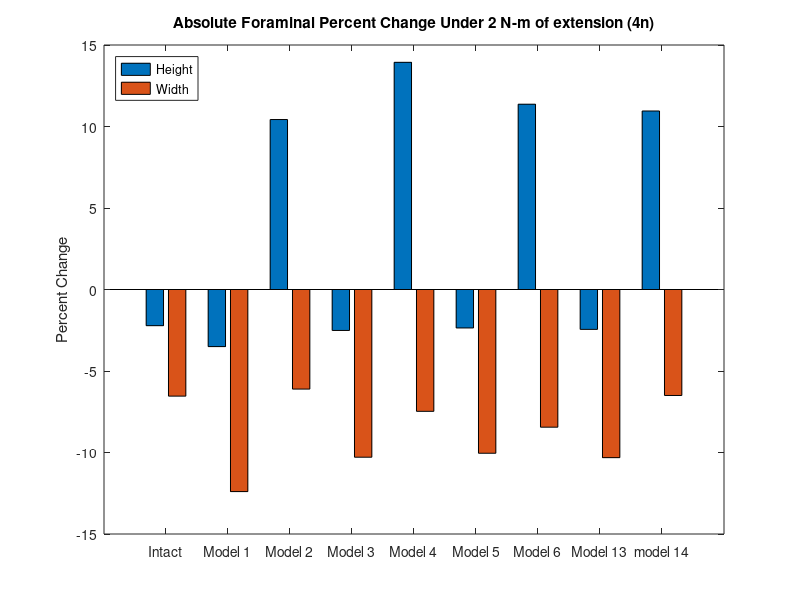
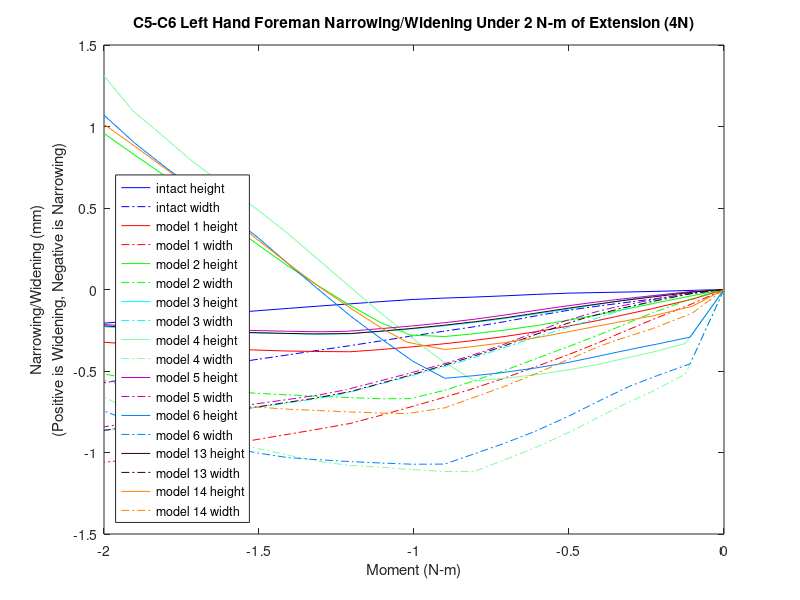

The MATLAB script that drew these images, in order:
%% foreman height and witdth narrowing/widening 
% for all models for the c5-c6 left hand side foreman under lateral bending (4n)
% 36572,16215,31500,37435
k=21;
zero1=[0 0 0 0 0 0 0 0 0 0 0 0 0 0 0 0 0 0 0 0 0];

mag15y=zero1;
mag15x=zero1;
width15=zero1;
height15=zero1;

mag14y=zero1;
mag14x=zero1;
width14=zero1;
height14=zero1;

mag13y=zero1;
mag13x=zero1;
width13=zero1;
height13=zero1;

mag6y=zero1;
mag6x=zero1;
width6=zero1;
height6=zero1;

mag5y=zero1;
mag5x=zero1;
width5=zero1;
height5=zero1;

mag4y=zero1;
mag4x=zero1;
width4=zero1;
height4=zero1;

mag3y=zero1;
mag3x=zero1;
width3=zero1;
height3=zero1;


mag2y=zero1;
mag2x=zero1;
width2=zero1;
height2=zero1;

mag1y=zero1;
mag1x=zero1;
width1=zero1;
height1=zero1;
% 36572,16215,31500,37435
%% model15_intact_TLC_4N
t15=[2 2.05 2.1 2.15 2.2 2.25 2.30198 2.35365 2.40358 2.45421 2.50322 2.55384 2.60384 2.65565 2.70225 2.75206 2.80139 2.85108 2.90339 2.95085 3];

% 36572
aa1=12.3763+[0.111599 0.15986 0.185914 0.19747 0.203712 0.208993 0.219441 0.226989 0.239929 0.254874 0.267599 0.285957 0.315241 0.362759 0.398444 0.422816 0.439706 0.433623 0.405571 0.37714 0.347518 ];
aa2=446.738+[0.535552 0.410717 0.481027 0.721713 1.10293 1.59482 2.17872 2.80354 3.4449 4.12468 4.80289 5.51652 6.2308 6.96945 7.60214 8.22469 8.76485 9.21839 9.62732 9.95028 10.2624];
aa3=-714.659+[-0.774879 -0.81375 -0.841349 -0.876855 -0.924389 -0.985651 -1.07411 -1.1865 -1.31419 -1.46092 -1.62295 -1.81077 -2.02646 -2.28365 -2.53663 -2.80619 -3.05804 -3.27295 -3.4694 -3.62901 -3.78536];

% 16215
ab1=12.1679+[0.223784 0.297612 0.33563 0.353914 0.364779 0.373267 0.385443 0.392765 0.401242 0.409498 0.414837 0.420238 0.438448 0.481427 0.519423 0.543786 0.556761 0.538684 0.495527 0.455641 0.414508];
ab2=446.385+[0.866838 0.779566 0.963096 1.36508 1.94721 2.67553 3.53781 4.45537 5.38331 6.34957 7.30325 8.301 9.29239 10.3101 11.1858 12.0527 12.8183 13.4782 14.0802 14.563 15.0321];
ab3=-705.203+[-0.935817 -0.979634 -1.01334 -1.05688 -1.11635 -1.19715 -1.31923 -1.4773 -1.65805 -1.86615 -2.09817 -2.37217 -2.68291 -3.04579 -3.4006 -3.78151 -4.1455 -4.47404 -4.78362 -5.04127 -5.29859];

% 31500
ac1=9.70641+[0.238644 0.312293 0.351151 0.3718 0.386401 0.399211 0.415569 0.427009 0.439076 0.45029 0.458596 0.467511 0.48913 0.537036 0.579538 0.60843 0.625105 0.609681 0.56933 0.531818 0.493211];
ac2=444.062+[0.758958 0.660705 0.821312 1.19131 1.73456 2.41964 3.23487 4.10592 4.991 5.91703 6.834 7.79609 8.75453 9.73906 10.5871 11.4283 12.1727 12.816 13.4035 13.8753 14.3342];
ac3=-707.068+[-0.814455 -0.842915 -0.845387 -0.845483 -0.850914 -0.868432 -0.916257 -0.995476 -1.0976 -1.22532 -1.37856 -1.57065 -1.799 -2.07399 -2.34849 -2.64758 -2.93583 -3.19695 -3.44336 -3.64817 -3.85251];

% 37435
ad1=16.2708+[0.132811 0.189102 0.218792 0.231559 0.23747 0.241395 0.250212 0.255427 0.265072 0.275921 0.284249 0.296965 0.321636 0.365935 0.400606 0.423062 0.437238 0.426881 0.394174 0.36175 0.328176];
ad2=449.059+[0.698641 0.570398 0.666189 0.956544 1.40726 1.98302 2.66268 3.38716 4.12712 4.90684 5.68088 6.49119 7.29954 8.13579 8.85333 9.55981 10.1746 10.6909 11.1564 11.5244 11.8802];
ad3=-710.186+[-0.884108 -0.928776 -0.974867 -1.04114 -1.13095 -1.2443 -1.39496 -1.57486 -1.77196 -1.99217 -2.228 -2.49306 -2.7889 -3.13542 -3.4721 -3.82739 -4.15791 -4.43973 -4.69764 -4.90743 -5.11363 ];

ya1=aa1-ab1;
ya2=aa2-ab2;
ya3=aa3-ab3;
xa1=ad1-ac1;
xa2=ad2-ac2;
xa3=ad3-ac3;
x15=[xa1',xa2',xa3']
y15=[ya1',ya2',ya3']

for n=1:k
    mag15x(n)=sqrt(x15(n,1)^2+x15(n,2)^2+x15(n,3)^2);
end
for n=1:k
    mag15y(n)=sqrt(y15(n,1)^2+y15(n,2)^2+y15(n,3)^2);
end
for n=1:k
    width15(n)=mag15x(1,1)-mag15x(1,n);
end
for n=1:k
    height15(n)=mag15y(1,1)-mag15y(1,n);
end

%% model1_slideslide_tether/S2_4N
t1=[2 2.05126 2.11533 2.17471 2.20404 2.25121 2.30289 2.35286 2.41117 2.46025 2.51267 2.5564 2.60334 2.66048 2.70822 2.759 2.80923 2.85061 2.90524 2.95003 3];
% 36572
ae1=12.3763+[-0.296363 -0.276183 -0.229378 -0.189016 -0.170696 -0.137518 -0.0986089 -0.0668285 -0.0363818 -0.0139101 0.00658062 0.0208926 0.0338118 0.0489831 0.0580263 0.062585 0.0600333 0.0538842 0.0392102 0.0248864 0.00855437];
ae2=446.738+[0.797079 0.612431 0.405458 0.264586 0.212382 0.167102 0.168774 0.216718 0.32723 0.4574 0.626133 0.792062 0.99284 1.26532 1.5158 1.80932 2.12994 2.41229 2.80359 3.1418 3.54005];
ae3=-714.659+[-0.615151 -0.807318 -0.858539 -0.877244 -0.882193 -0.891506 -0.90078 -0.907893 -0.919679 -0.931498 -0.944772 -0.957066 -0.972352 -0.997652 -1.01688 -1.03892 -1.06513 -1.09036 -1.13574 -1.18169 -1.24257];

% 16215
af1=12.1679+[-0.324978 -0.27913 -0.21845 -0.16062 -0.130043 -0.0812277 -0.033039 0.00577611 0.0422631 0.0666357 0.0877668 0.101153 0.110757 0.112991 0.108251 0.0979573 0.0817144 0.062251 0.0283681 -0.00538582 -0.0466784];
af2=446.385+[1.47688 1.38358 1.35726 1.40214 1.44614 1.55366 1.7289 1.9578 2.28527 2.60155 2.97478 3.31904 3.71661 4.22768 4.68279 5.19878 5.74146 6.21028 6.85051 7.39346 8.0157];
af3=-705.203+[-0.848839 -1.10366 -1.22258 -1.30421 -1.34212 -1.40215 -1.46701 -1.53007 -1.60738 -1.67587 -1.75305 -1.82296 -1.90368 -1.99723 -2.07931 -2.17305 -2.27609 -2.37065 -2.51486 -2.64726 -2.80659];

% 31500
ag1=9.70641+[-0.300144 -0.255196 -0.194225 -0.135075 -0.103801 -0.054013 -0.0042166 0.0369545 0.0763655 0.1032 0.126905 0.142457 0.154325 0.159251 0.156815 0.149074 0.135146 0.117459 0.0857011 0.0536317 0.0140439];
ag2=444.066+[1.35021 1.24445 1.19261 1.21139 1.24186 1.32763 1.47854 1.68208 1.97893 2.26912 2.61432 2.93472 3.30652 3.78526 4.21379 4.70213 5.21861 5.66667 6.28088 6.80364 7.40493];
ag3=-707.086+[-0.716544 -0.953132 -1.03636 -1.08151 -1.10008 -1.12807 -1.1565 -1.1811 -1.21007 -1.23549 -1.26423 -1.29103 -1.32295 -1.35185 -1.37766 -1.40956 -1.44973 -1.49107 -1.5634 -1.6355 -1.72693];

% 37435
ah1=16.2708+[-0.32538 -0.296659 -0.239229 -0.191023 -0.169499 -0.131308 -0.0883305 -0.0544395 -0.0222758 0.00137839 0.0224921 0.0366226 0.0489376 0.0632592 0.0705333 0.0722759 0.0662134 0.0566793 0.0371958 0.018579 -0.00288881];
ah2=449.059+[0.940437 0.728511 0.513521 0.375761 0.327794 0.293459 0.31078 0.380216 0.524228 0.68801 0.896838 1.09988 1.3434 1.6706 1.96858 2.31475 2.68942 3.01655 3.46671 3.85389 4.30854 ];
ah3=-710.186+[-0.667767 -0.853123 -0.909776 -0.937372 -0.947663 -0.967705 -0.989452 -1.01061 -1.0431 -1.07554 -1.11315 -1.14774 -1.18888 -1.24823 -1.29693 -1.35173 -1.41201 -1.46581 -1.54953 -1.62809 -1.7275];

xb1=ah1-ag1;
xb2=ah2-ag2;
xb3=ah3-ag3;
yb1=ae1-af1;
yb2=ae2-af2;
yb3=ae3-af3;
y1=[yb1',yb2',yb3'];
x1=[xb1',xb2',xb3'];

for n=1:k
    mag1x(n)=sqrt(x1(n,1)^2+x1(n,2)^2+x1(n,3)^2);
end
for n=1:k
    mag1y(n)=sqrt(y1(n,1)^2+y1(n,2)^2+y1(n,3)^2);
end
for n=1:k
    height1(n)=mag1y(1,1)-mag1y(1,n);
end
for n=1:k
    width1(n)=mag1x(1,1)-mag1x(1,n);
end
%% model2_SlideSlide_NoTether/S2_4N
t2=[2 2.05126 2.11533 2.17471 2.20447 2.25221 2.30059 2.35788 2.41099 2.45099 2.50605 2.55427 2.60174 2.65492 2.70335 2.75569 2.80363 2.85302 2.90564 2.95047 3 ];

% 36572
ai1=12.3763+[-0.24139 -0.220976 -0.179121 -0.143894 -0.126158 -0.0936448 -0.0596367 -0.0280245 -0.00382705 0.011068 0.0290848 0.0506473 0.0706134 0.0884622 0.0985794 0.103654 0.10493 0.0976655 0.0819633 0.0630372 0.037512];
ai2=446.738+[0.905469 0.759845 0.573669 0.441404 0.392741 0.350053 0.345895 0.399043 0.500324 0.602806 0.766362 0.897127 1.01438 1.14754 1.27088 1.40236 1.52894 1.66912 1.8521 2.0414 2.27122 ];
ai3=-714.659+[-0.763679 -0.884911 -0.915679 -0.925512 -0.929276 -0.937596 -0.943552 -0.950347 -0.959453 -0.967433 -0.985592 -1.00813 -1.0194 -1.02258 -1.01969 -1.01113 -1.00039 -0.986644 -0.973672 -0.968898 -0.970649 ];

% 16215
aj1=12.1679+[-0.242242 -0.198346 -0.142026 -0.0870473 -0.0584009 -0.013942 0.0256836 0.0644542 0.0919145 0.109745 0.129814 0.13693 0.13795 0.13253 0.1204 0.101083 0.0751609 0.0417704 -0.0042443 -0.0493771 -0.105759 ];
aj2=446.385+[1.74178 1.65451 1.62989 1.6741 1.71773 1.82742 1.98976 2.25484 2.55918 2.81802 3.19964 3.53374 3.87826 4.28942 4.68645 5.13806 5.5746 6.04705 6.58251 7.06646 7.62162];
aj3=-705.203+[-1.05161 -1.2135 -1.30408 -1.37571 -1.41154 -1.47105 -1.53084 -1.60235 -1.67239 -1.72661 -1.78475 -1.77918 -1.7476 -1.70548 -1.66711 -1.62549 -1.59411 -1.56954 -1.56588 -1.58014 -1.60971 ];

% 31500
ak1=9.70641+[-0.21745 -0.173502 -0.116084 -0.0594068 -0.0300033 0.0156675 0.0570509 0.0986222 0.128798 0.148679 0.171392 0.180845 0.184547 0.182115 0.172481 0.155691 0.131825 0.100291 0.0555373 0.0112944 -0.0444815];
ak2=444.066+[1.58819 1.49111 1.44332 1.46281 1.49341 1.58179 1.72154 1.95783 2.23445 2.47207 2.82201 3.12153 3.42937 3.79968 4.16064 4.57466 4.97912 5.42163 5.93025 6.39514 6.93305];
ak3=-707.086+[-0.881612 -1.02966 -1.08799 -1.12482 -1.14167 -1.16936 -1.19476 -1.22139 -1.24635 -1.2646 -1.26616 -1.19445 -1.08806 -0.95545 -0.829091 -0.68539 -0.555616 -0.426061 -0.311096 -0.23176 -0.157661];

% 37435
al1=16.2708+[-0.262384 -0.233691 -0.182316 -0.140341 -0.119465 -0.0824389 -0.0453519 -0.0119444 0.0133945 0.0288536 0.0472476 0.0696774 0.0902496 0.108107 0.117361 0.12074 0.119906 0.109493 0.089408 0.0660264 0.0352415];
al2=449.059+[1.06927 0.907029 0.71583 0.587011 0.54294 0.510863 0.520608 0.598172 0.729807 0.858832 1.06095 1.22198 1.36749 1.53247 1.68405 1.84483 1.99852 2.167 2.38416 2.6057 2.87177];
al3=-710.186+[-0.835382 -0.955077 -0.991787 -1.0098 -1.0191 -1.03763 -1.0543 -1.07671 -1.10445 -1.12857 -1.17016 -1.212 -1.24137 -1.26461 -1.27899 -1.28785 -1.29301 -1.29526 -1.30167 -1.31541 -1.33822 ];

xc1=al1-ak1;
xc2=al2-ak2;
xc3=al3-ak3;
yd1=ai1-aj1;
yd2=ai2-aj2;
yd3=ai3-aj3;
y2=[yd1',yd2',yd3'];
x2=[xc1',xc2',xc3'];

for n=1:k
    mag2x(n)=sqrt(x2(n,1)^2+x2(n,2)^2+x2(n,3)^2);
end
for n=1:k
    mag2y(n)=sqrt(y2(n,1)^2+y2(n,2)^2+y2(n,3)^2);
end
for n=1:k
    height2(n)=mag2y(1,1)-mag2y(1,n);
end
for n=1:k
    width2(n)=mag2x(1,1)-mag2x(1,n);
end

%% model3_APSlide_Tether/S2_4N
t3=[2 2.05126 2.11533 2.16533 2.20361 2.25215 2.30482 2.35211 2.4011 2.4565 2.50468 2.55973 2.60432 2.65144 2.70196 2.75595 2.80367 2.85248 2.91084 2.96199 3 ];
% 36572
am1=12.3763+[-0.0625365 -0.052131 -0.0313368 -0.0140513 -0.00112796 0.0162404 0.0359868 0.0510703 0.0623745 0.073509 0.0824743 0.0907061 0.0960326 0.103147 0.113684 0.12361 0.12979 0.132777 0.130958 0.125257 0.118364];
am2=446.738+[0.664822 0.600097 0.468152 0.358047 0.274865 0.18356 0.114396 0.0795032 0.0707684 0.0953681 0.141984 0.22051 0.305278 0.411185 0.542105 0.70161 0.857011 1.02999 1.25558 1.46832 1.63579 ];
am3=-714.659+[-1.00175 -1.01322 -1.00779 -0.99966 -0.991779 -0.983431 -0.976509 -0.968065 -0.959677 -0.952704 -0.948169 -0.94375 -0.941123 -0.942975 -0.946113 -0.948124 -0.949749 -0.952485 -0.957012 -0.963266 -0.970583];
% 16215
an1=12.1679+[0.0741139 0.090887 0.113354 0.129675 0.141975 0.158221 0.175618 0.187569 0.198507 0.208241 0.215416 0.223544 0.228686 0.23079 0.228261 0.221953 0.212809 0.201441 0.183281 0.162428 0.143879];
an2=446.385+[1.46322 1.41909 1.38692 1.39084 1.40461 1.44186 1.51712 1.62343 1.7665 1.96294 2.15841 2.41168 2.64381 2.90472 3.20354 3.5492 3.87627 4.22972 4.67522 5.08549 5.40174 ];
an3=-705.203+[-1.33312 -1.35779 -1.38607 -1.41295 -1.43642 -1.46998 -1.50965 -1.54553 -1.58342 -1.62787 -1.66774 -1.71533 -1.75751 -1.80014 -1.84365 -1.89353 -1.94225 -1.99725 -2.06995 -2.14237 -2.20226];
% 31500
ao1=9.70641+[0.100468 0.117419 0.140566 0.157852 0.171025 0.188292 0.206978 0.220532 0.233268 0.244991 0.253833 0.263922 0.270746 0.274491 0.27362 0.269061 0.26153 0.251749 0.235187 0.215658 0.198129];
ao2=444.066+[1.29841 1.25081 1.20533 1.19503 1.19669 1.21728 1.27378 1.36227 1.48611 1.66044 1.83663 2.06724 2.28034 2.52034 2.7963 3.11743 3.42267 3.75411 4.17414 4.56263 4.86304];
ao3=-707.086+[-1.14938 -1.1693 -1.17923 -1.18628 -1.1927 -1.20221 -1.21437 -1.22372 -1.23216 -1.24155 -1.24975 -1.2589 -1.26772 -1.27225 -1.27235 -1.27345 -1.27681 -1.28376 -1.29727 -1.31586 -1.33465 ];
% 37435
ap1=16.2708+[-0.0527419 -0.0396774 -0.0146083 0.00586642 0.0209923 0.0412226 0.0634128 0.0795696 0.0914114 0.103058 0.112442 0.120928 0.126044 0.132939 0.143093 0.151922 0.156521 0.157349 0.152266 0.143506 0.134249 ];
ap2=449.059+[0.808319 0.737642 0.599776 0.487292 0.403202 0.314295 0.250232 0.221863 0.22362 0.265329 0.330562 0.434082 0.542507 0.675484 0.837749 1.03325 1.22223 1.43124 1.70137 1.95381 2.15137];
ap3=-710.186+[-1.08969 -1.10037 -1.09569 -1.08919 -1.08294 -1.07872 -1.07707 -1.07331 -1.07132 -1.07449 -1.08096 -1.0912 -1.1022 -1.11996 -1.14177 -1.16502 -1.18634 -1.2102 -1.24091 -1.27096 -1.29661];

xe1=ap1-ao1;
xe2=ap2-ao2;
xe3=ap3-ao3;
yf1=am1-an1;
yf2=am2-an2;
yf3=am3-an3;
y3=[yf1',yf2',yf3'];
x3=[xe1',xe2',xe3'];

for n=1:k
    mag3x(n)=sqrt(x3(n,1)^2+x3(n,2)^2+x3(n,3)^2);
end
for n=1:k
    mag3y(n)=sqrt(y3(n,1)^2+y3(n,2)^2+y3(n,3)^2);
end
for n=1:k
    height3(n)=mag3y(1,1)-mag3y(1,n);
end
for n=1:k
    width3(n)=mag3x(1,1)-mag3x(1,n);
end


%% model4_APSlide_NoTether/S2_4N
t4=[2 2.0622 2.11523 2.15852 2.20492 2.25001 2.30364 2.35417 2.40231 2.45225 2.50547 2.55011 2.60474 2.65523 2.70472 2.7507 2.80007 2.85772 2.90074 2.95442 3];
% 36572
aq1=12.3763+[-0.215014 0.100606 0.154006 0.170191 0.184808 0.198458 0.206964 0.214476 0.226222 0.238462 0.237408 0.235129 0.2381 0.239939 0.228694 0.220372 0.212808 0.217936 0.215736 0.212301 0.204485];
aq2=446.738+[0.808702 0.209003 0.592599 1.12165 1.80053 2.50237 3.33418 4.09303 4.80674 5.39714 5.89623 6.26024 6.65349 7.01774 7.37424 7.70866 8.05236 8.42919 8.65721 8.92255 9.08161];
aq3=-714.659+[0.194024 -1.08498 -1.14915 -1.20233 -1.27589 -1.36339 -1.49241 -1.63338 -1.78015 -1.91764 -2.0396 -2.1396 -2.25531 -2.37127 -2.48179 -2.59024 -2.70765 -2.85487 -2.94343 -3.05161 -3.11166 ];
% 16215
ar1=12.1679+[-0.403375 0.309289 0.376841 0.383709 0.382299 0.380572 0.362151 0.341051 0.330241 0.298568 0.249842 0.212073 0.183541 0.154744 0.106079 0.0620347 0.0183996 -0.0169086 -0.0494341 -0.0789349 -0.0998884];
ar2=446.385+[1.40349 1.0748 1.82829 2.70456 3.8007 4.91942 6.2322 7.41449 8.50896 9.5101 10.4421 11.1645 12.0067 12.7751 13.5106 14.1819 14.8733 15.635 16.1654 16.7967 17.3152];
ar3=-705.203+[0.136572 -1.47634 -1.62248 -1.75425 -1.93544 -2.14354 -2.43389 -2.73621 -3.0467 -3.23618 -3.39956 -3.54128 -3.71889 -3.90299 -4.08595 -4.27959 -4.50346 -4.77286 -4.95282 -5.18374 -5.31606];
% 31500
as1=9.70641+[-0.371109 0.336421 0.410779 0.423422 0.428484 0.432725 0.420307 0.40385 0.3977 0.371188 0.327631 0.294516 0.272084 0.24924 0.205548 0.165673 0.125866 0.0963425 0.0682161 0.0434546 0.0257855];
as2=444.066+[1.26279 0.895108 1.58608 2.40696 3.44154 4.50298 5.75525 6.88887 7.94234 8.89723 9.78753 10.4805 11.2932 12.0415 12.7646 13.43 14.1205 14.8862 15.4244 16.0711 16.6106 ];
as3=-707.086+[0.278094 -1.27238 -1.33256 -1.38161 -1.46209 -1.56637 -1.73335 -1.92308 -2.12844 -2.18167 -2.19825 -2.21634 -2.23882 -2.28104 -2.33057 -2.40504 -2.50483 -2.63398 -2.70432 -2.80048 -2.80583];
% 37435
at1=16.2708+[-0.248265 0.135299 0.19423 0.208924 0.219342 0.2277 0.228753 0.228834 0.232755 0.239284 0.233134 0.228084 0.22865 0.228054 0.212351 0.199765 0.187702 0.190041 0.185369 0.17897 0.168094 ];
at2=449.059+[1.0122 0.315705 0.785014 1.40814 2.19962 3.01505 3.97713 4.85128 5.66924 6.34429 6.91522 7.33215 7.78261 8.19978 8.60737 8.98918 9.38164 9.81285 10.0744 10.379 10.5625];
at3=-710.186+[0.112597 -1.17507 -1.29317 -1.40122 -1.54162 -1.6996 -1.91346 -2.13381 -2.35561 -2.55801 -2.73723 -2.88182 -3.04777 -3.21159 -3.36755 -3.51931 -3.68249 -3.88492 -4.00758 -4.15667 -4.24157 ];

xg1=at1-as1;
xg2=at2-as2;
xg3=at3-as3;
yh1=aq1-ar1;
yh2=aq2-ar2;
yh3=aq3-ar3;
y4=[yh1',yh2',yh3'];
x4=[xg1',xg2',xg3'];

for n=1:k
    mag4x(n)=sqrt(x4(n,1)^2+x4(n,2)^2+x4(n,3)^2);
end
for n=1:k
    mag4y(n)=sqrt(y4(n,1)^2+y4(n,2)^2+y4(n,3)^2);
end
for n=1:k
    height4(n)=mag4y(1,1)-mag4y(1,n);
end
for n=1:k
    width4(n)=mag4x(1,1)-mag4x(1,n);
end

%% model5_LatSlide_Tether/S2_4N
t5=[2 2.05126 2.11533 2.17471 2.20404 2.25806 2.30703 2.35279 2.40109 2.45138 2.50274 2.55389 2.60894 2.65187 2.70418 2.75649 2.80083 2.85242 2.90526 2.95387 3 ];
% 36572
au1=12.3763+[-0.0645383 -0.0551317 -0.035502 -0.0151106 -0.00528282 0.0127404 0.0254587 0.0369905 0.0497233 0.0618382 0.0737319 0.0837342 0.092567 0.0997835 0.110871 0.120825 0.126973 0.130765 0.13003 0.125813 0.118504];
au2=446.738+[0.630243 0.566607 0.445571 0.336109 0.283961 0.195086 0.127016 0.085285 0.0692801 0.0833379 0.126478 0.193946 0.292052 0.386085 0.518167 0.668146 0.808721 0.986617 1.1849 1.38054 1.57811];
au3=-714.659+[-0.996715 -1.00736 -1.00349 -0.998438 -0.995195 -0.988127 -0.977438 -0.965672 -0.955536 -0.947966 -0.942777 -0.938525 -0.935011 -0.937264 -0.940486 -0.942163 -0.943484 -0.945935 -0.949329 -0.954295 -0.961827];
% 16215
av1=12.1679+[0.0479822 0.0641841 0.0872333 0.108515 0.119789 0.142256 0.164963 0.181117 0.19319 0.20338 0.211407 0.218674 0.224593 0.226433 0.224189 0.218794 0.210847 0.199514 0.184284 0.166063 0.144983];
av2=446.385+[1.48605 1.44205 1.40626 1.39887 1.40675 1.44813 1.51767 1.6163 1.7527 1.92375 2.12558 2.35481 2.63359 2.8673 3.17167 3.49999 3.79847 4.16516 4.5604 4.94141 5.3179];
av3=-705.203+[-1.34535 -1.36955 -1.39631 -1.42337 -1.43859 -1.47071 -1.5022 -1.53416 -1.57125 -1.61149 -1.65437 -1.69932 -1.75211 -1.79059 -1.83502 -1.8822 -1.92646 -1.98306 -2.04662 -2.11244 -2.18237];
% 31500
aw1=9.70641+[0.0756118 0.0919944 0.11554 0.137593 0.149355 0.172739 0.196703 0.214188 0.227785 0.239664 0.249388 0.258421 0.266399 0.269739 0.269229 0.265521 0.259067 0.249407 0.235645 0.21865 0.198785];
aw2=444.066+[1.31678 1.26937 1.22088 1.19837 1.1977 1.22171 1.27431 1.35597 1.47359 1.6248 1.80631 2.01478 2.27041 2.48516 2.766 3.07073 3.34902 3.69252 4.06476 4.42511 4.78238];
aw3=-707.086+[-1.15639 -1.17587 -1.18506 -1.1911 -1.19429 -1.20119 -1.20766 -1.21398 -1.22195 -1.23068 -1.24022 -1.25006 -1.26243 -1.26646 -1.26637 -1.26684 -1.26943 -1.27582 -1.28646 -1.30194 -1.32262];
% 37435
ax1=16.2708+[-0.0552054 -0.0433065 -0.0192955 0.00535643 0.0170768 0.0381668 0.0522004 0.0644491 0.0778636 0.0905639 0.103047 0.113442 0.122205 0.129287 0.140033 0.149039 0.153826 0.155479 0.151925 0.14494 0.134838];
ax2=449.059+[0.768975 0.699474 0.574475 0.465874 0.415172 0.330232 0.265131 0.228023 0.220978 0.249242 0.311208 0.401055 0.52741 0.645678 0.8097 0.993898 1.16514 1.38045 1.61845 1.85117 2.08466];
ax3=-710.186+[-1.08139 -1.09114 -1.08927 -1.08881 -1.08827 -1.08643 -1.0787 -1.0702 -1.06571 -1.06669 -1.07276 -1.08175 -1.09464 -1.11117 -1.13342 -1.15531 -1.17462 -1.19901 -1.2257 -1.2528 -1.28211];

xi1=ax1-aw1;
xi2=ax2-aw2;
xi3=ax3-aw3;
yj1=au1-av1;
yj2=au2-av2;
yj3=au3-av3;
y5=[yj1',yj2',yj3'];
x5=[xi1',xi2',xi3'];

for n=1:k
    mag5x(n)=sqrt(x5(n,1)^2+x5(n,2)^2+x5(n,3)^2);
end
for n=1:k
    mag5y(n)=sqrt(y5(n,1)^2+y5(n,2)^2+y5(n,3)^2);
end
for n=1:k
    height5(n)=mag5y(1,1)-mag5y(1,n);
end
for n=1:k
    width5(n)=mag5x(1,1)-mag5x(1,n);
end


%% model6_LatSlide_NoTether/S2_4N
t6=[2 2.05467 2.1077 2.15244 2.20335 2.25035 2.30555 2.35774 2.40313 2.45015 2.50252 2.55284 2.60017 2.65712 2.70364 2.75106 2.80515 2.85128 2.90047 2.95082 3];
% 36572
ay1=12.3763+[-0.215017 -0.217193 -0.103319 -0.0286459 0.0346078 0.0731724 0.0996462 0.112936 0.121049 0.125456 0.139509 0.144365 0.141276 0.121705 0.0939411 0.0591454 0.0109177 -0.034411 -0.082677 -0.115032 -0.138808];
ay2=446.738+[0.808829 0.344169 0.278658 0.332398 0.47137 0.678112 1.02662 1.45581 1.89396 2.39908 2.90492 3.34245 3.73943 4.18445 4.53793 4.91365 5.37667 5.78841 6.24064 6.69599 7.09432];
ay3=-714.659+[0.193483 -0.883202 -0.960808 -1.00444 -1.04267 -1.07439 -1.1131 -1.155 -1.19834 -1.25031 -1.32339 -1.38738 -1.44423 -1.50595 -1.55553 -1.61468 -1.69641 -1.78042 -1.88451 -2.00435 -2.114];
% 16215
az1=12.1679+[-0.403358 -0.186017 -0.0229561 0.0845813 0.178159 0.230922 0.261346 0.26661 0.261258 0.253839 0.23056 0.192148 0.145699 0.0773287 0.0136278 -0.0603576 -0.154851 -0.240063 -0.330686 -0.409355 -0.473803];
az2=446.385+[1.40391 1.22667 1.3183 1.53673 1.91239 2.37678 3.05072 3.80206 4.53021 5.34387 6.22466 7.05962 7.84149 8.76941 9.52471 10.2992 11.1947 11.9667 12.7944 13.6327 14.4298];
az3=-705.203+[0.135333 -1.23912 -1.36901 -1.46023 -1.56505 -1.66978 -1.80045 -1.93789 -2.07246 -2.22945 -2.31435 -2.38235 -2.45732 -2.55077 -2.64346 -2.75482 -2.92024 -3.0921 -3.30739 -3.54385 -3.77521];
% 31500
ba1=9.70641+[-0.371091 -0.160872 0.00343994 0.113132 0.210412 0.26739 0.303074 0.313327 0.311999 0.308715 0.28995 0.255941 0.212769 0.147577 0.085909 0.0130927 -0.0809537 -0.165876 -0.255989 -0.333431 -0.39625];
ba2=444.066+[1.26326 1.07155 1.13104 1.31918 1.65658 2.08232 2.70926 3.41579 4.10557 4.88006 5.70812 6.49352 7.23455 8.11995 8.84694 9.59945 10.4781 11.2414 12.0648 12.9038 13.7076];
ba3=-707.086+[0.276778 -1.06747 -1.1529 -1.20171 -1.2513 -1.29747 -1.35239 -1.41198 -1.47437 -1.55199 -1.51717 -1.4568 -1.40815 -1.34608 -1.30909 -1.28981 -1.31205 -1.36349 -1.45141 -1.556 -1.64841 ];
% 37435
bb1=16.2708+[-0.248256 -0.224749 -0.0934462 -0.00906453 0.0605677 0.101773 0.128108 0.139087 0.143728 0.143458 0.152982 0.152739 0.143827 0.117185 0.0835706 0.0425044 -0.0136451 -0.0658448 -0.122412 -0.16216 -0.192864];
bb2=449.059+[1.01233 0.438037 0.393144 0.477037 0.657333 0.911317 1.32925 1.83621 2.34893 2.93661 3.52343 4.03174 4.48985 5.00009 5.40351 5.83099 6.3562 6.82268 7.33607 7.85327 8.30604 ];
bb3=-710.186+[0.11204 -0.928339 -1.03316 -1.1027 -1.17043 -1.23211 -1.31239 -1.40065 -1.48912 -1.59243 -1.71827 -1.82919 -1.92667 -2.03248 -2.11647 -2.2123 -2.33935 -2.46466 -2.61578 -2.78595 -2.94103];

xk1=bb1-ba1;
xk2=bb2-ba2;
xk3=bb3-ba3;
yl1=ay1-az1;
yl2=ay2-az2;
yl3=ay3-az3;
y6=[yl1',yl2',yl3'];
x6=[xk1',xk2',xk3'];

for n=1:k
    mag6x(n)=sqrt(x6(n,1)^2+x6(n,2)^2+x6(n,3)^2);
end
for n=1:k
    mag6y(n)=sqrt(y6(n,1)^2+y6(n,2)^2+y6(n,3)^2);
end
for n=1:k
    height6(n)=mag6y(1,1)-mag6y(1,n);
end
for n=1:k
    width6(n)=mag6x(1,1)-mag6x(1,n);
end


%% model13_Fixed_Tether_S2_4N
t13=[2 2.05126 2.11533 2.16533 2.2247 2.25107 2.31707 2.35251 2.40079 2.4548 2.50774 2.55564 2.60228 2.65931 2.70659 2.75382 2.80395 2.85431 2.90296 2.95231 3];
% 36572
bc1=12.3763+[-0.00126366 0.0131723 0.0398683 0.0611592 0.0835819 0.0922297 0.109489 0.116629 0.125135 0.131795 0.136359 0.138362 0.139121 0.142823 0.146936 0.14841 0.146863 0.141661 0.134938 0.12683 0.117492];
bc2=446.738+[0.696855 0.616087 0.485614 0.40392 0.321748 0.292199 0.24833 0.24309 0.265872 0.330326 0.426938 0.541165 0.670693 0.854223 1.02445 1.20975 1.42557 1.66129 1.90636 2.16885 2.43721];
bc3=-714.659+[-0.705812 -0.716153 -0.717714 -0.722277 -0.725687 -0.726867 -0.726451 -0.725108 -0.725061 -0.727104 -0.731264 -0.736553 -0.742764 -0.758179 -0.771809 -0.785228 -0.800617 -0.819135 -0.842609 -0.870858 -0.90296];
% 16215
bd1=12.1679+[0.129016 0.15022 0.177854 0.197292 0.217202 0.224628 0.24036 0.24787 0.255798 0.260868 0.263361 0.263833 0.263684 0.258338 0.249078 0.236759 0.221941 0.204782 0.184793 0.16108 0.13303];
bd2=446.385+[1.63099 1.57715 1.54507 1.55984 1.61644 1.659 1.81816 1.92955 2.1127 2.36025 2.63953 2.92259 3.21763 3.60417 3.94758 4.31132 4.72053 5.1518 5.58871 6.04849 6.50837];
bd3=-705.203+[-1.0531 -1.08122 -1.11986 -1.15571 -1.20401 -1.22754 -1.29113 -1.32684 -1.37688 -1.43586 -1.49722 -1.55666 -1.6179 -1.69021 -1.75114 -1.81655 -1.89084 -1.97261 -2.0627 -2.16396 -2.27049];
% 31500
be1=9.70641+[0.155694 0.177046 0.205029 0.225021 0.24599 0.254004 0.27164 0.280413 0.290224 0.297577 0.302444 0.305198 0.307254 0.304599 0.297715 0.287794 0.275448 0.260554 0.24265 0.220953 0.194683];
be2=444.066+[1.44871 1.39055 1.34446 1.3454 1.38316 1.41653 1.55045 1.64733 1.81002 2.03392 2.28943 2.55052 2.82421 3.18307 3.50298 3.84338 4.22837 4.63628 5.05142 5.48999 5.93032];
be3=-707.086+[-0.843245 -0.865219 -0.883878 -0.899972 -0.921004 -0.930853 -0.956022 -0.969203 -0.986767 -1.00705 -1.02818 -1.04917 -1.07157 -1.09135 -1.10565 -1.12256 -1.14376 -1.17112 -1.20741 -1.2529 -1.30441 ];
% 37435
bf1=16.2708+[0.00528751 0.0226321 0.0541899 0.0792789 0.105446 0.115492 0.135176 0.143127 0.152436 0.15963 0.164585 0.166678 0.167334 0.171012 0.174817 0.17544 0.172498 0.165165 0.155802 0.144421 0.131522];
bf2=449.059+[0.880613 0.79256 0.656266 0.574931 0.495352 0.467771 0.43207 0.433695 0.470853 0.557405 0.680607 0.822852 0.982193 1.20518 1.41054 1.63229 1.88834 2.16562 2.45143 2.75565 3.06517];
bf3=-710.186+[-0.813393 -0.822364 -0.825313 -0.833808 -0.842466 -0.846123 -0.852673 -0.856024 -0.865039 -0.880466 -0.9007 -0.922857 -0.947098 -0.987074 -1.02278 -1.05908 -1.09983 -1.14448 -1.19366 -1.24833 -1.30682];

xm1=bf1-be1;
xm2=bf2-be2;
xm3=bf3-be3;
yn1=bc1-bd1;
yn2=bc2-bd2;
yn3=bc3-bd3;
y13=[yn1',yn2',yn3'];
x13=[xm1',xm2',xm3'];

for n=1:k
    mag13x(n)=sqrt(x13(n,1)^2+x13(n,2)^2+x13(n,3)^2);
end
for n=1:k
    mag13y(n)=sqrt(y13(n,1)^2+y13(n,2)^2+y13(n,3)^2);
end
for n=1:k
    height13(n)=mag13y(1,1)-mag13y(1,n);
end
for n=1:k
    width13(n)=mag13x(1,1)-mag13x(1,n);
end


%% model14_Fixed_NoTether/S2_4N
t14=[2 2.05126 2.11533 2.17471 2.20107 2.25678 2.30078 2.35474 2.41562 2.45083 2.5117 2.55021 2.60026 2.65289 2.70081 2.75198 2.8011 2.85607 2.90043 2.95245 3 ];
% 36572
bg1=12.3763+[-0.262546 -0.219485 -0.124679 -0.0516545 -0.0249947 0.0195808 0.0455329 0.070726 0.0891307 0.0950809 0.108372 0.11918 0.1294 0.133238 0.129899 0.120453 0.104558 0.0787915 0.053574 0.0213048 -0.0166059];
bg2=446.738+[0.872491 0.569782 0.400265 0.361752 0.367816 0.422862 0.510772 0.680421 0.953431 1.1441 1.49459 1.69257 1.93482 2.19035 2.41721 2.65719 2.89383 3.19383 3.46666 3.80149 4.13002 ];
bg3=-714.659+[-0.305877 -0.563955 -0.616135 -0.657693 -0.67356 -0.702366 -0.722855 -0.750076 -0.784085 -0.804968 -0.854855 -0.88135 -0.910647 -0.939355 -0.961608 -0.981538 -1.00023 -1.02801 -1.05797 -1.09463 -1.13189];
% 16215
bh1=12.1679+[-0.293437 -0.199141 -0.075927 0.0173463 0.0514724 0.109675 0.145431 0.179312 0.201772 0.211423 0.215839 0.210916 0.197184 0.171391 0.141093 0.0993626 0.0516046 -0.0113476 -0.0701558 -0.145265 -0.222756 ];
bh2=446.385+[1.65142 1.50579 1.51009 1.63908 1.73395 2.01029 2.29303 2.70783 3.26776 3.6283 4.27812 4.68705 5.23122 5.82861 6.38996 7.00547 7.61107 8.31556 8.90494 9.61024 10.2706];
bh3=-705.203+[-0.521951 -0.890726 -1.01463 -1.11265 -1.15705 -1.25503 -1.33613 -1.43856 -1.5614 -1.63633 -1.71849 -1.72297 -1.72162 -1.72934 -1.73893 -1.75833 -1.78726 -1.8464 -1.91853 -2.01415 -2.11875];
% 31500
bi1=9.70641+[-0.263984 -0.173739 -0.0511113 0.0431866 0.0782201 0.13921 0.177847 0.215796 0.243198 0.255826 0.26532 0.263731 0.254237 0.23263 0.205899 0.16753 0.122117 0.0610883 0.0031187 -0.0719186 -0.151035 ];
bi2=444.066+[1.50764 1.34169 1.31848 1.42006 1.50124 1.74539 2.00039 2.38009 2.89951 3.23654 3.84 4.21525 4.71567 5.26945 5.79363 6.37342 6.94985 7.62832 8.20185 8.89381 9.54756];
bi3=-707.086+[-0.371135 -0.7057 -0.789205 -0.847581 -0.872012 -0.921908 -0.960313 -1.00675 -1.06139 -1.0947 -1.08846 -1.02286 -0.921987 -0.818454 -0.720215 -0.619469 -0.530446 -0.459486 -0.429394 -0.405367 -0.40236 ];
% 37435
bk1=16.2708+[-0.296601 -0.238032 -0.129562 -0.0464936 -0.0162965 0.0338777 0.0628643 0.0903703 0.109856 0.11583 0.129203 0.140189 0.150186 0.152569 0.146807 0.133669 0.113392 0.0819031 0.0509884 0.0105912 -0.0358073];
bk2=449.059+[1.06322 0.724195 0.552141 0.527514 0.542657 0.62228 0.735825 0.946396 1.27649 1.50409 1.91829 2.15213 2.43865 2.73965 3.00538 3.28523 3.55926 3.90457 4.21675 4.59813 4.97086];
bk3=-710.186+[-0.380102 -0.632494 -0.696008 -0.754906 -0.779271 -0.827357 -0.865493 -0.919067 -0.988726 -1.0326 -1.1233 -1.17353 -1.23229 -1.29081 -1.338 -1.3829 -1.42474 -1.48107 -1.53589 -1.60137 -1.66611];

xo1=bk1-bi1;
xo2=bk2-bi2;
xo3=bk3-bi3;
yp1=bg1-bh1;
yp2=bg2-bh2;
yp3=bg3-bh3;
x14=[xo1',xo2',xo3'];
y14=[yp1',yp2',yp3'];

for n=1:k
    mag14x(n)=sqrt(x14(n,1)^2+x14(n,2)^2+x14(n,3)^2);
end
for n=1:k
    mag14y(n)=sqrt(y14(n,1)^2+y14(n,2)^2+y14(n,3)^2);
end
for n=1:k
    height14(n)=mag14y(1,1)-mag14y(1,n);
end
for n=1:k
    width14(n)=mag14x(1,1)-mag14x(1,n);
end

%% Percent change
% bar plot
figure(1)
pc15x=(mag15x(21)/mag15x(1)*100)-100;
pc15y=(mag15y(21)/mag15y(1)*100)-100;
pc15=[pc15y,pc15x];

pc1x=(mag1x(21)/mag1x(1)*100)-100;
pc1y=(mag1y(21)/mag1y(1)*100)-100;
pc1=[pc1y,pc1x];

pc2x=(mag2x(21)/mag2x(1)*100)-100;
pc2y=(mag2y(21)/mag2y(1)*100)-100;
pc2=[pc2y,pc2x];

pc3x=(mag3x(21)/mag3x(1)*100)-100;
pc3y=(mag3y(21)/mag3y(1)*100)-100;
pc3=[pc3y,pc3x];

pc4x=(mag4x(21)/mag4x(1)*100)-100;
pc4y=(mag4y(21)/mag4y(1)*100)-100;
pc4=[pc4y,pc4x];

pc5x=(mag5x(21)/mag5x(1)*100)-100;
pc5y=(mag5y(21)/mag5y(1)*100)-100;
pc5=[pc5y,pc5x];

pc6x=(mag6x(21)/mag6x(1)*100)-100;
pc6y=(mag6y(21)/mag6y(1)*100)-100;
pc6=[pc6y,pc6x];

pc13x=(mag13x(21)/mag13x(1)*100)-100;
pc13y=(mag13y(21)/mag13y(1)*100)-100;
pc13=[pc13y,pc13x];


pc14x=(mag14x(21)/mag14x(1)*100)-100;
pc14y=(mag14y(21)/mag14y(1)*100)-100;
pc14=[pc14y,pc14x];

PC=[pc15;pc1;pc2;pc3;pc4;pc5;pc6;pc13;pc14];
bar(PC)
xticklabels({'Intact','Model 1','Model 2', 'Model 3','Model 4','Model 5','Model 6','Model 13','model 14'})
ylabel('Percent Change')
legend('Height','Width','location','northwest')
title('Absolute Foraminal Percent Change Under 2 N-m of extension (4n)')

%% figures
figure(2)

plot((t15-2)*(-2),-1*height15,'b')
hold on
plot((t15-2)*(-2),-1*width15,'-.b')
hold on

plot((t1-2)*(-2),-1*height1,'r')
hold on
plot((t1-2)*(-2),-1*width1,'-.r')
hold on

plot((t2-2)*(-2),-1*height2,'g')
hold on
plot((t2-2)*(-2),-1*width2,'-.g')
hold on

plot((t3-2)*(-2),-1*height3,'c')
hold on
plot((t3-2)*(-2),-1*width3,'-.c')
hold on

plot((t4-2)*(-2),-1*height4,'color',[.49 1 .63])
hold on
plot((t4-2)*(-2),-1*width4,'-.','color',[.49 1 .63])
hold on

plot((t5-2)*(-2),-1*height5,'color',[0.75, 0, 0.75])
hold on
plot((t5-2)*(-2),-1*width5,'-.','color',[0.75, 0, 0.75])
hold on

plot((t6-2)*(-2),-1*height6,'color',[0 0.5 1])
hold on
plot((t6-2)*(-2),-1*width6,'-.','color',[0 0.5 1])
hold on

plot((t13-2)*(-2),-1*height13,'color',[0.2 0 0])
hold on
plot((t13-2)*(-2),-1*width13,'-.','color',[0.2 0 0])
hold on

plot((t14-2)*(-2),-1*height14,'color',[1 .5 0])
hold on
plot((t14-2)*(-2),-1*width14,'-.','color',[1 .5 0])
hold on

xlabel('Moment (N-m)')
ylabel({'Narrowing/Widening (mm)';'(Positive is Widening, Negative is Narrowing)'})
title('C5-C6 Left Hand Foreman Narrowing/Widening Under 2 N-m of Extension (4N)')
legend('intact height','intact width','model 1 height', 'model 1 width','model 2 height','model 2 width','model 3 height', 'model 3 width','model 4 height','model 4 width','model 5 height','model 5 width','model 6 height','model 6 width','model 13 height','model 13 width','model 14 height','model 14 width','location','southwest')
